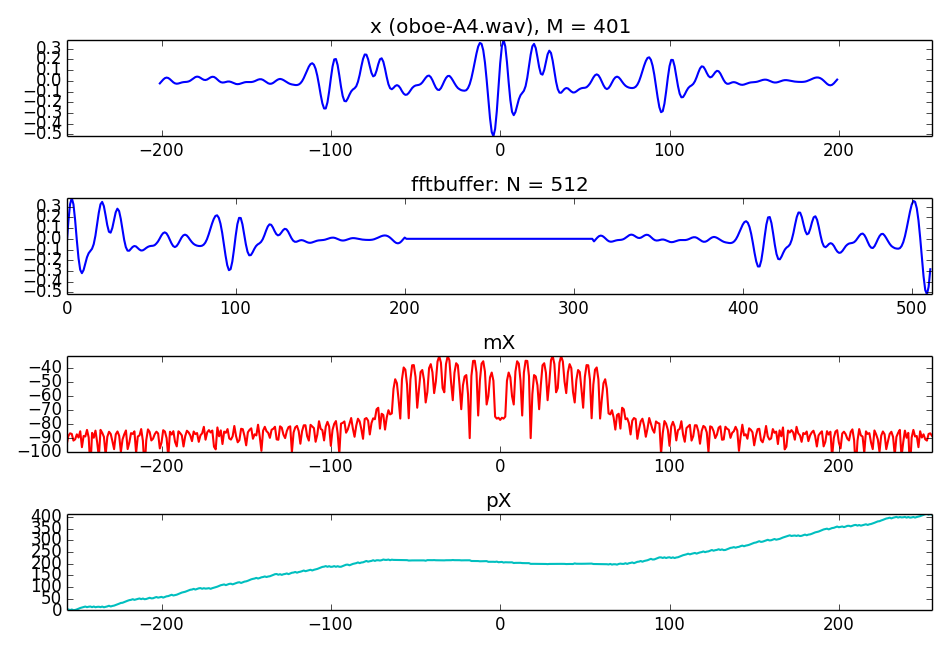

Recreate this plot in Python.
import matplotlib.pyplot as plt
import numpy as np
from scipy.fftpack import fft, fftshift
import sys

sys.path.append('../../../software/models/')
import utilFunctions as UF

(fs, x) = UF.wavread('../../../sounds/oboe-A4.wav')
N = 512
M = 401
hN = N/2 
hM = (M+1)/2     
start = .8*fs
xw = x[start-hM:start+hM-1] * np.hamming(M)

plt.figure(1, figsize=(9.5, 6.5))
plt.subplot(411)
plt.plot(np.arange(-hM, hM-1), xw, lw=1.5)
plt.axis([-hN, hN-1, min(xw), max(xw)])
plt.title('x (oboe-A4.wav), M = 401')

fftbuffer = np.zeros(N)                         
fftbuffer[:hM] = xw[hM-1:] 
fftbuffer[N-hM+1:] = xw[:hM-1]        
plt.subplot(412)
plt.plot(np.arange(0, N), fftbuffer, lw=1.5)
plt.axis([0, N, min(xw), max(xw)])
plt.title('fftbuffer: N = 512')

X = fftshift(fft(fftbuffer))
mX = 20 * np.log10(abs(X)/N)        
pX = np.unwrap(np.angle(X)) 
plt.subplot(413)
plt.plot(np.arange(-hN, hN), mX, 'r', lw=1.5)
plt.axis([-hN,hN-1,-100,max(mX)])
plt.title('mX')

plt.subplot(414)
plt.plot(np.arange(-hN, hN), pX, 'c', lw=1.5)
plt.axis([-hN,hN-1,min(pX),max(pX)])
plt.title('pX')

plt.tight_layout()
plt.savefig('fft-zero-phase.png')
plt.show()
